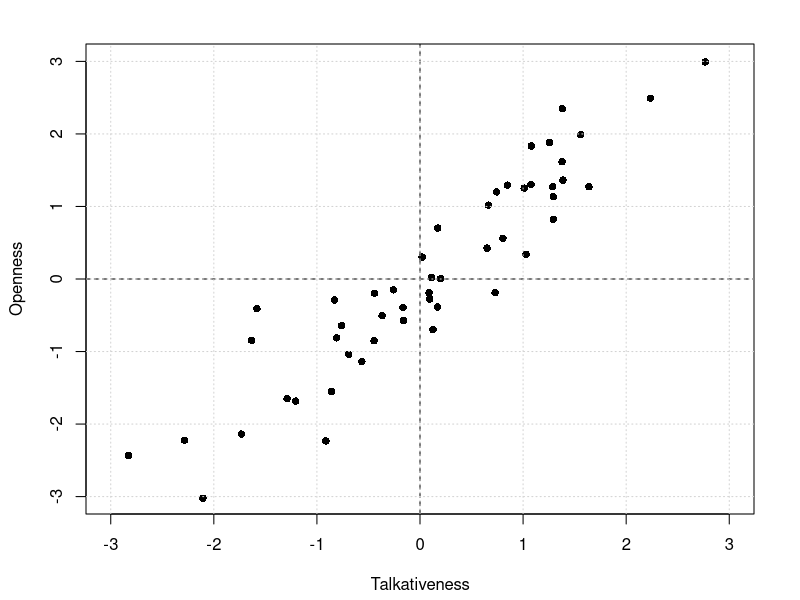
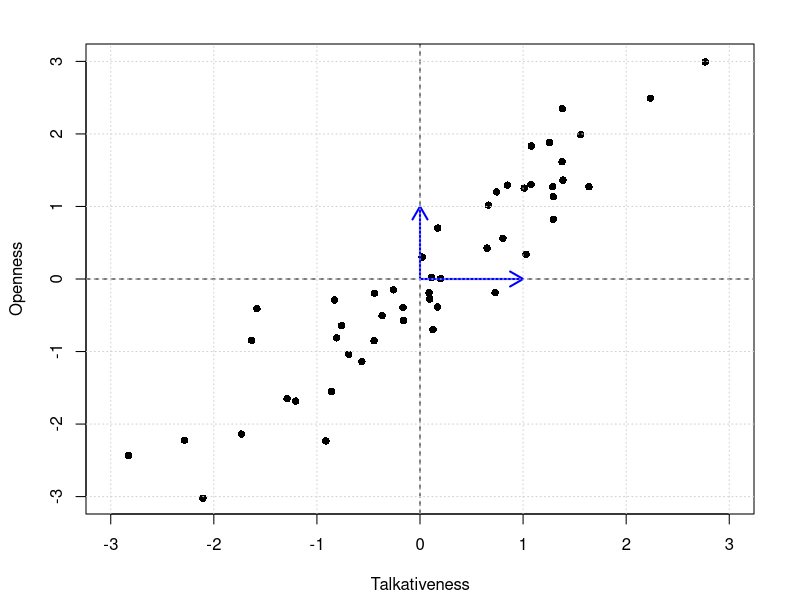
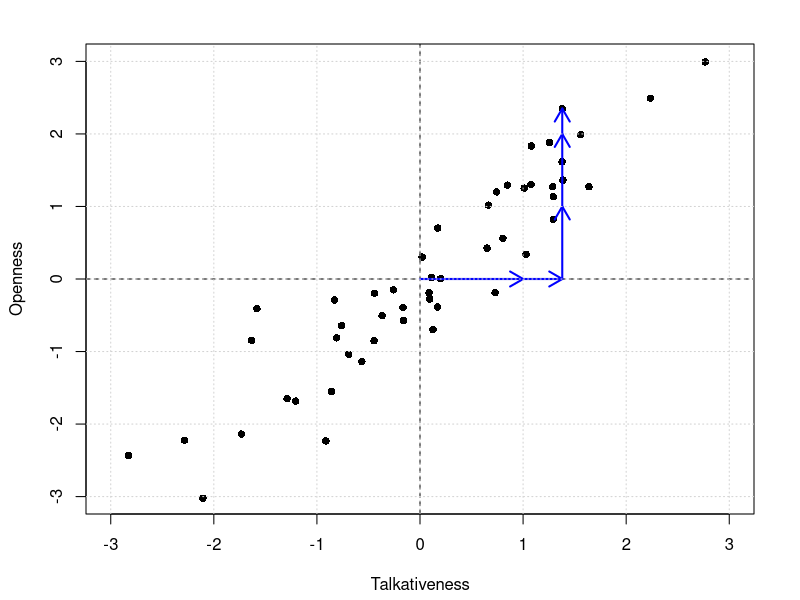
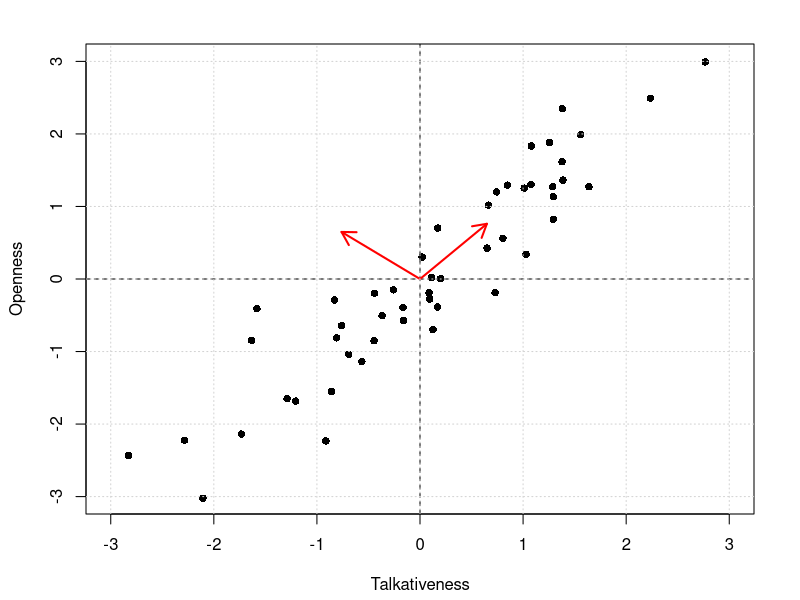
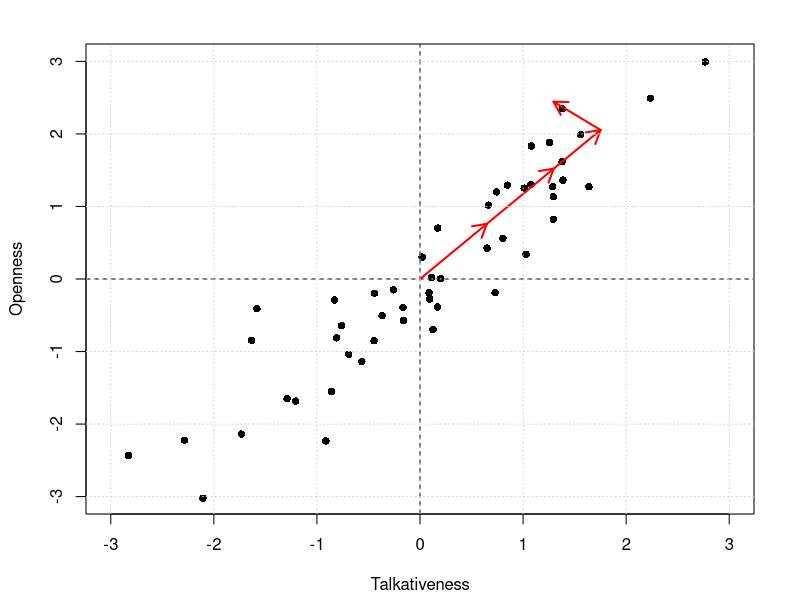
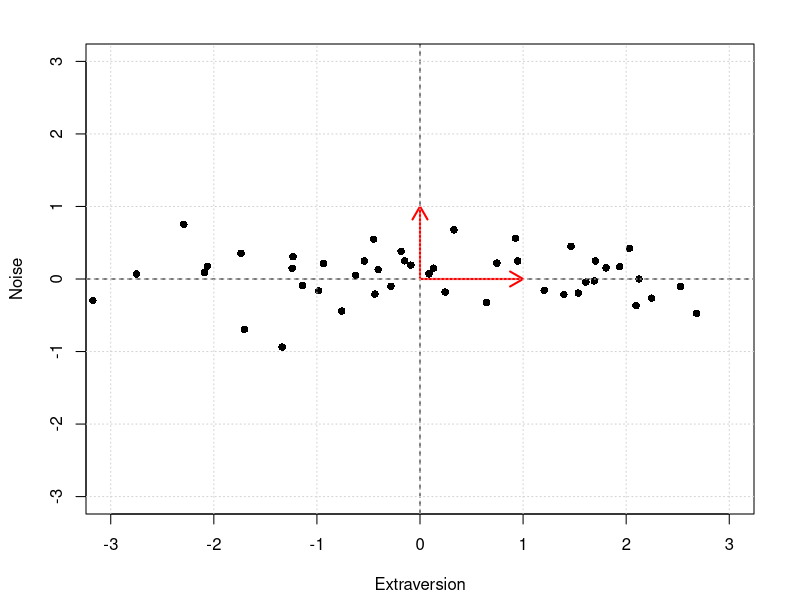

Write the R code that produced these figures, in order.
setwd('../Slides -- Factor Analysis/R code for plots')

# Generate raw data
x = rnorm(50, mean = 0, sd = 1)
y = x + rnorm(50, mean = 0, sd = .5)
x = c(x, 1.38)
y = c(y, 2.35)

# Do PCA
svd.fit = svd(matrix(c(x,y), ncol = 2))
svd.fit$v[,2] = -svd.fit$v[,2]

# Plot 1
setEPS()
postscript("../Latex/figures/pca1.eps",
           width = 4, height = 4)
par(mar = c(4, 4, 2, 2) + .1,
    oma = c(.1, .1, 0, .1) + 0.1)
plot(x, y,
     xlab = 'Talkativeness',
     ylab = 'Openness',
     pch = 16,
     xlim = c(-3,3),
     ylim = c(-3,3))
abline(h = 0, lty = 2)
abline(v = 0, lty = 2)
grid(NULL, NULL)
dev.off()


# Plot 2
setEPS()
postscript("../Latex/figures/pca2.eps",
           width = 4, height = 4)
par(mar = c(4, 4, 2, 2) + .1,
    oma = c(.1, .1, 0, .1) + 0.1)
plot(x, y,
     xlab = 'Talkativeness',
     ylab = 'Openness',
     pch = 16,
     xlim = c(-3,3),
     ylim = c(-3,3))
abline(h = 0, lty = 2)
abline(v = 0, lty = 2)
arrows(x0 = 0, y0 = 0,
       x1 = 1, y1 = 0,
       length = .15, lwd = 2, col = 'blue')
arrows(x0 = 0, y0 = 0,
       x1 = 0, y1 = 1,
       length = .15, lwd = 2, col = 'blue')
grid(NULL, NULL)
dev.off()


# Plot 3
setEPS()
postscript("../Latex/figures/pca3.eps",
           width = 4, height = 4)
par(mar = c(4, 4, 2, 2) + .1,
    oma = c(.1, .1, 0, .1) + 0.1)
plot(x, y,
     xlab = 'Talkativeness',
     ylab = 'Openness',
     pch = 16,
     xlim = c(-3,3),
     ylim = c(-3,3))
abline(h = 0, lty = 2)
abline(v = 0, lty = 2)
arrows(x0 = 0, y0 = 0,
       x1 = 1, y1 = 0,
       length = .15, lwd = 2, col = 'blue')
arrows(x0 = 1, y0 = 0,
       x1 = 1.38, y1 = 0,
       length = .15, lwd = 2, col = 'blue')
arrows(x0 = 1.38, y0 = 0,
       x1 = 1.38, y1 = 1,
       length = .15, lwd = 2, col = 'blue')
arrows(x0 = 1.38, y0 = 1,
       x1 = 1.38, y1 = 2,
       length = .15, lwd = 2, col = 'blue')
arrows(x0 = 1.38, y0 = 2,
       x1 = 1.38, y1 = 2.35,
       length = .15, lwd = 2, col = 'blue')
grid(NULL, NULL)
dev.off()


# Plot 4
setEPS()
postscript("../Latex/figures/pca4.eps",
           width = 4, height = 4)
par(mar = c(4, 4, 2, 2) + .1,
    oma = c(.1, .1, 0, .1) + 0.1)
plot(x, y,
     xlab = 'Talkativeness',
     ylab = 'Openness',
     pch = 16,
     xlim = c(-3,3),
     ylim = c(-3,3))
abline(h = 0, lty = 2)
abline(v = 0, lty = 2)
arrows(x0 = 0, y0 = 0,
       x1 = svd.fit$v[1,1], y1 = svd.fit$v[2,1],
       length = .15, lwd = 2, col = 'red')
arrows(x0 = 0, y0 = 0,
       x1 = svd.fit$v[1,2], y1 = svd.fit$v[2,2],
       length = .15, lwd = 2, col = 'red')
grid(NULL, NULL)
dev.off()


# Plot 5
setEPS()
postscript("../Latex/figures/pca5.eps",
           width = 4, height = 4)
par(mar = c(4, 4, 2, 2) + .1,
    oma = c(.1, .1, 0, .1) + 0.1)
plot(x, y,
     xlab = 'Talkativeness',
     ylab = 'Openness',
     pch = 16,
     xlim = c(-3,3),
     ylim = c(-3,3))
abline(h = 0, lty = 2)
abline(v = 0, lty = 2)
arrows(x0 = 0, y0 = 0,
       x1 = svd.fit$v[1,1], y1 = svd.fit$v[2,1],
       length = .15, lwd = 2, col = 'red')
arrows(x0 = svd.fit$v[1,1], y0 = svd.fit$v[2,1],
       x1 = 2*svd.fit$v[1,1], y1 = 2*svd.fit$v[2,1],
       length = .15, lwd = 2, col = 'red')
arrows(x0 = 2*svd.fit$v[1,1], y0 = 2*svd.fit$v[2,1],
       x1 = 2.7*svd.fit$v[1,1], y1 = 2.7*svd.fit$v[2,1],
       length = .15, lwd = 2, col = 'red')
arrows(x0 = 2.7*svd.fit$v[1,1], y0 = 2.7*svd.fit$v[2,1],
       x1 = 2.7*svd.fit$v[1,1] + .6*svd.fit$v[1,2], 
       y1 = 2.7*svd.fit$v[2,1] + .6*svd.fit$v[2,2],
       length = .15, lwd = 2, col = 'red')
grid(NULL, NULL)
dev.off()


# Plot 6
setEPS()
postscript("../Latex/figures/pca6.eps",
           width = 4, height = 4)
par(mar = c(4, 4, 2, 2) + .1,
    oma = c(.1, .1, 0, .1) + 0.1)
plot(svd.fit$u[,1]*svd.fit$d[1], svd.fit$u[,2]*svd.fit$d[2],
     xlab = 'Extraversion',
     ylab = 'Noise',
     pch = 16,
     xlim = c(-3,3),
     ylim = c(-3,3))
abline(h = 0, lty = 2)
abline(v = 0, lty = 2)
arrows(x0 = 0, y0 = 0,
       x1 = 1, y1 = 0,
       length = .15, lwd = 2, col = 'red')
arrows(x0 = 0, y0 = 0,
       x1 = 0, y1 = 1,
       length = .15, lwd = 2, col = 'red')
grid(NULL, NULL)
dev.off()

